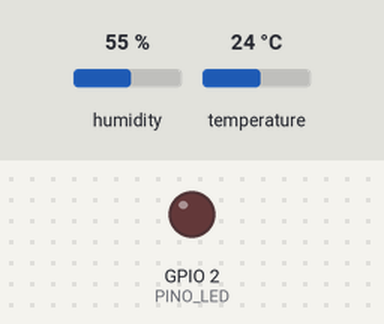
Recording of a sketch running on a simulated ESP32. On the bench: output pins drawn as LEDs (lit = HIGH). Inputs (shaded band) come from the test bench; at power-on: temperature 24 °C, humidity 55 %. WiFi joins after 1.5 s; servers stay silent unless stated; no MQTT or app messages arrive unless stated; what the sketch prints to the serial monitor is not drawn.

Above: at 2.9 s.
3.0 s: temperature set to 27.4 °C
7.0 s: temperature set to 28.8 °C
At 8.7 s:
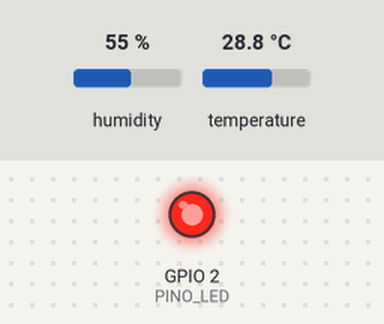
Timing chart, 0 to 10.2 s (numbered marks = the images above; inputs shaded):
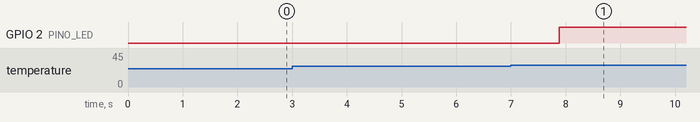

The sketch:

sketch.ino
```cpp
/*
 * ============================================================================
 *  CLOUDTECH SOLUTIONS  |  DATA CENTER GUARD  |  RACK A01 (unidade remota)
 * ============================================================================
 *  Projeto Final - Cloud Computing e Internet das Coisas (Senac - TSI 2026.2)
 *  Equipe: Cauã Brandão, Fernando Siqueira e Igor Aldivan
 *
 *  O que este firmware faz (ESP32 simulado no Wokwi):
 *   1. Lê a temperatura do DHT22 (GPIO 15) LOCALMENTE a cada 1 segundo.
 *   2. Publica 1 medida no feed "temperatura" do Adafruit IO a cada 4 segundos
 *      (60 s / 4 s = 15 pontos/min = 50% da cota gratuita de 30 pontos/min).
 *   3. Escuta o feed "led" (Toggle do Adafruit IO e botão do index.html) sem
 *      delay() bloqueante: mqtt.readSubscription(1000) dentro de um laço for.
 *   4. EDGE COMPUTING: se a temperatura chegar a >= 28 °C, o próprio ESP32
 *      liga o exaustor (LED no GPIO 2) e publica "1" no feed "led".
 *   5. TRAVA TÉRMICA: com a sala >= 28 °C, um pedido de desligar ("0") é
 *      recusado; o LED continua aceso e o ESP32 publica "1" de volta, fazendo
 *      os botões das duas telas "pularem" de volta para LIGADO.
 *   6. RETORNO AUTOMÁTICO: quando a sala esfria (< 28 °C), o ESP32 apaga o LED
 *      e publica "0", devolvendo os botões para DESLIGADO.
 *   7. FILTRO ANTI-ECO: o broker devolve ao ESP32 as mensagens que ele mesmo
 *      publicou no feed "led". A flag ignorarEco descarta esse eco.
 *
 *  Bibliotecas (Library Manager do Wokwi / arquivo libraries.txt):
 *   - Adafruit MQTT Library
 *   - DHT sensor library for ESPx
 *
 *  SEGURANÇA: a chave real do Adafruit IO só deve ser colocada localmente na
 *  hora da apresentação. No Wokwi público e no AVA fica "SUA_CHAVE_AQUI".
 * ============================================================================
 */

#include <WiFi.h>
#include "Adafruit_MQTT.h"
#include "Adafruit_MQTT_Client.h"
#include "DHTesp.h"

// ---------------------------------------------------------------------------
// 1) CONFIGURAÇÕES DE REDE E DA NUVEM
// ---------------------------------------------------------------------------
#define WLAN_SSID       "Wokwi-GUEST"     // Wi-Fi virtual do Wokwi (sem senha)
#define WLAN_PASS       ""
#define WLAN_CANAL      6                 // canal 6 = conexão instantânea no Wokwi

#define AIO_SERVER      "io.adafruit.com"
#define AIO_SERVERPORT  1883              // MQTT sem TLS (o Wokwi-GUEST permite)
#define AIO_USERNAME    "SEU_USUARIO_AQUI"
#define AIO_KEY         "SUA_CHAVE_AQUI"

// ---------------------------------------------------------------------------
// 2) HARDWARE E REGRAS DE NEGÓCIO
// ---------------------------------------------------------------------------
#define PINO_DHT            15     // DHT22 -> SDA no GPIO 15
#define PINO_LED            2      // LED vermelho (exaustor) -> resistor 220 Ω -> GPIO 2
#define LIMITE_TEMP         28.0   // °C: a partir daqui o Edge assume o controle
#define CICLOS_POR_ENVIO    4      // 4 ciclos de 1 s = 1 publicação a cada 4 s
#define JANELA_ECO_MS       5000   // tempo máximo para o eco voltar do broker

// ---------------------------------------------------------------------------
// 3) OBJETOS DE REDE, MQTT E SENSOR
// ---------------------------------------------------------------------------
WiFiClient client;
Adafruit_MQTT_Client mqtt(&client, AIO_SERVER, AIO_SERVERPORT, AIO_USERNAME, AIO_KEY);

// Feed de telemetria (somente publica)
Adafruit_MQTT_Publish temp_feed = Adafruit_MQTT_Publish(&mqtt, AIO_USERNAME "/feeds/temperatura");

// Feed do exaustor: o ESP32 OUVE (cliques humanos) e também PUBLICA
// (para mover os botões sozinho nas duas telas). Por isso, dois objetos.
Adafruit_MQTT_Subscribe led_sub = Adafruit_MQTT_Subscribe(&mqtt, AIO_USERNAME "/feeds/led");
Adafruit_MQTT_Publish   led_pub = Adafruit_MQTT_Publish(&mqtt, AIO_USERNAME "/feeds/led");

DHTesp dht;

// ---------------------------------------------------------------------------
// 4) VARIÁVEIS DE ESTADO
// ---------------------------------------------------------------------------
float temperaturaAtual = NAN;   // última leitura válida do DHT22
float umidadeAtual     = NAN;
bool  ledLigado        = false; // estado físico do exaustor (LED)
bool  emEmergencia     = false; // true enquanto a sala estiver >= 28 °C

// Filtro anti-eco: guarda o que o ESP32 acabou de publicar no feed "led"
bool          ignorarEco    = false;
char          valorEco      = '0';  // '1' ou '0'
unsigned long instanteEco   = 0;

// Sincronização: quando conecta (ou reconecta) o ESP32 publica o estado real
// do LED para que as duas telas nunca mostrem algo diferente do hardware.
bool precisaSincronizar = true;

unsigned long totalPublicacoes = 0;

// ---------------------------------------------------------------------------
// 5) FUNÇÕES AUXILIARES
// ---------------------------------------------------------------------------

// Liga/desliga o exaustor fisicamente (só escreve no pino se mudou)
void acionarExaustor(bool ligar, const char *motivo) {
  if (ligar == ledLigado) return;
  ledLigado = ligar;
  digitalWrite(PINO_LED, ligar ? HIGH : LOW);
  Serial.printf("[EXAUSTOR] %s  (%s)\n", ligar ? "LIGADO" : "DESLIGADO", motivo);
}

// Publica "1" ou "0" no feed led e arma o filtro anti-eco
void publicarLed(bool ligado) {
  const char *valor = ligado ? "1" : "0";
  if (!mqtt.connected()) {          // sem nuvem: sincroniza quando voltar
    precisaSincronizar = true;
    return;
  }
  if (led_pub.publish(valor)) {
    ignorarEco  = true;              // o broker vai devolver esta mensagem
    valorEco    = valor[0];
    instanteEco = millis();
    precisaSincronizar = false;
    Serial.printf("[MQTT] feed led <- \"%s\" (sincronizando as duas telas)\n", valor);
  } else {
    precisaSincronizar = true;
    Serial.println("[MQTT] falha ao publicar no feed led (tentará de novo)");
  }
}

// Lê o DHT22. resetTimer() força uma leitura nova a cada 1 s no simulador
// (a biblioteca, por padrão, só relê o DHT22 a cada 2 s).
void lerSensor() {
  dht.resetTimer();
  TempAndHumidity leitura = dht.getTempAndHumidity();
  if (dht.getStatus() != DHTesp::ERROR_NONE || isnan(leitura.temperature)) {
    Serial.printf("[DHT22] leitura inválida (%s) - mantendo a última válida\n",
                  dht.getStatusString());
    return;
  }
  temperaturaAtual = leitura.temperature;
  umidadeAtual     = leitura.humidity;
}

// DESAFIO 2 - EDGE COMPUTING: decisão tomada no próprio ESP32, sem nuvem
void verificarRegraEdge() {
  if (isnan(temperaturaAtual)) return;

  if (temperaturaAtual >= LIMITE_TEMP) {
    if (!emEmergencia) {
      // Acabou de entrar em emergência: liga e avisa as duas telas
      emEmergencia = true;
      Serial.printf("\n[EDGE] >>> ALERTA TÉRMICO: %.1f °C >= %.1f °C <<<\n",
                    temperaturaAtual, LIMITE_TEMP);
      acionarExaustor(true, "disparo automático Edge");
      publicarLed(true);
    } else {
      acionarExaustor(true, "sala continua quente");  // garante LED aceso
    }
  } else if (emEmergencia) {
    // Esfriou: sai da emergência, apaga sozinho e avisa as duas telas
    emEmergencia = false;
    Serial.printf("\n[EDGE] Temperatura normalizada: %.1f °C < %.1f °C\n",
                  temperaturaAtual, LIMITE_TEMP);
    acionarExaustor(false, "retorno automático ao esfriar");
    publicarLed(false);
  }
}

// DESAFIO 3 - Trata um comando que chegou pelo feed "led"
void tratarComando(const char *mensagem) {
  // Aceita "1"/"0" e também "ON"/"OFF" (qualquer combinação de maiúsculas)
  bool pedidoLigar;
  if (strcmp(mensagem, "1") == 0 || strcasecmp(mensagem, "ON") == 0) {
    pedidoLigar = true;
  } else if (strcmp(mensagem, "0") == 0 || strcasecmp(mensagem, "OFF") == 0) {
    pedidoLigar = false;
  } else {
    Serial.printf("[MQTT] comando desconhecido ignorado: \"%s\"\n", mensagem);
    return;
  }

  // FILTRO ANTI-ECO: é a própria mensagem que o ESP32 acabou de publicar?
  if (ignorarEco && (millis() - instanteEco) < JANELA_ECO_MS &&
      (pedidoLigar ? '1' : '0') == valorEco) {
    ignorarEco = false;
    Serial.printf("[ANTI-ECO] \"%s\" é eco da nossa publicação - ignorado\n", mensagem);
    return;
  }
  ignorarEco = false;  // janela expirou ou chegou outro valor: desarma o filtro

  Serial.printf("[COMANDO] Pedido recebido: %s (sala a %.1f °C)\n",
                pedidoLigar ? "LIGAR" : "DESLIGAR", temperaturaAtual);

  if (pedidoLigar) {
    acionarExaustor(true, "comando manual");
  } else if (!isnan(temperaturaAtual) && temperaturaAtual >= LIMITE_TEMP) {
    // TRAVA DE SEGURANÇA TÉRMICA: recusa o desligamento com a sala quente
    Serial.println("[TRAVA] Desligamento RECUSADO: sala >= 28 °C. "
                   "Exaustor continua LIGADO e o botão volta para 1.");
    acionarExaustor(true, "trava térmica");
    publicarLed(true);   // faz o botão "pular de volta" nas duas telas
  } else {
    acionarExaustor(false, "comando manual");
  }
}

// DESAFIO 4 - Publica 1 medida de temperatura (chamado a cada 4 s)
void publicarTemperatura() {
  if (isnan(temperaturaAtual)) return;
  if (temp_feed.publish(temperaturaAtual, 1)) {   // 1 casa decimal
    totalPublicacoes++;
    Serial.printf("[TELEMETRIA #%lu] temperatura <- %.1f °C | umidade %.0f%% | "
                  "exaustor %s | modo %s\n",
                  totalPublicacoes, temperaturaAtual, umidadeAtual,
                  ledLigado ? "LIGADO" : "DESLIGADO",
                  emEmergencia ? "EDGE/TRAVA" : "MANUAL");
  } else {
    Serial.println("[TELEMETRIA] falha ao publicar temperatura");
  }
}

// Garante o Wi-Fi conectado (canal 6 = conexão rápida no Wokwi)
void conectarWiFi() {
  if (WiFi.status() == WL_CONNECTED) return;
  Serial.print("[WiFi] Conectando a " WLAN_SSID);
  WiFi.begin(WLAN_SSID, WLAN_PASS, WLAN_CANAL);
  while (WiFi.status() != WL_CONNECTED) {
    delay(250);
    Serial.print(".");
  }
  Serial.print(" OK! IP: ");
  Serial.println(WiFi.localIP());
}

// Conecta ao broker MQTT do Adafruit IO. Enquanto a nuvem estiver fora,
// o ESP32 CONTINUA protegendo o rack (Edge funciona mesmo offline).
void MQTT_connect() {
  if (mqtt.connected()) return;
  conectarWiFi();

  Serial.print("[MQTT] Conectando ao Adafruit IO... ");
  int8_t ret;
  while ((ret = mqtt.connect()) != 0) {
    Serial.printf("erro: %s. Nova tentativa em 3 s (Edge segue ativo)\n",
                  mqtt.connectErrorString(ret));
    mqtt.disconnect();
    for (int i = 0; i < 3; i++) {   // 3 s de espera sem abandonar o rack
      lerSensor();
      verificarRegraEdge();
      delay(1000);
    }
    conectarWiFi();
  }
  Serial.println("conectado!");
  precisaSincronizar = true;          // republica o estado real do LED
}

// ---------------------------------------------------------------------------
// 6) SETUP
// ---------------------------------------------------------------------------
void setup() {
  Serial.begin(115200);
  delay(200);
  Serial.println("\n==============================================");
  Serial.println("  CloudTech Solutions - Data Center Guard A01");
  Serial.println("  ESP32 + DHT22 + Exaustor | Adafruit IO MQTT");
  Serial.println("==============================================");

  pinMode(PINO_LED, OUTPUT);
  digitalWrite(PINO_LED, LOW);

  dht.setup(PINO_DHT, DHTesp::DHT22);

  mqtt.subscribe(&led_sub);           // a inscrição precisa vir antes do connect

  conectarWiFi();
  lerSensor();                        // primeira leitura antes de ir para a nuvem
  verificarRegraEdge();
}

// ---------------------------------------------------------------------------
// 7) LOOP PRINCIPAL - ciclo padrão de 4 segundos
// ---------------------------------------------------------------------------
void loop() {
  MQTT_connect();

  // Ao (re)conectar, publica o estado real do LED para alinhar as duas telas
  if (precisaSincronizar) {
    publicarLed(ledLigado);
  }

  // 4 ciclos de 1 s = 4 s entre cada envio de temperatura (15 pontos/min)
  for (int i = 0; i < CICLOS_POR_ENVIO; i++) {

    // DESAFIO 1: leitura local do DHT22 a cada 1 s
    lerSensor();

    // DESAFIO 2: regra Edge (liga sozinho em até 1 s ao passar de 28 °C)
    verificarRegraEdge();

    // DESAFIO 3: escuta cliques por até 1000 ms (substitui o delay(1000))
    unsigned long inicioEscuta = millis();
    Adafruit_MQTT_Subscribe *subscription;
    while ((subscription = mqtt.readSubscription(1000))) {
      if (subscription == &led_sub) {
        tratarComando((char *)led_sub.lastread);
      }
    }
    // Se a conexão caiu, readSubscription volta na hora: mantém o ritmo de 1 s
    unsigned long decorrido = millis() - inicioEscuta;
    if (decorrido < 1000) delay(1000 - decorrido);
  }

  // DESAFIO 4: passados os 4 segundos, publica 1 medida de temperatura
  publicarTemperatura();
}
```

Measured:
- the behaviour switches between 27.9 and 28 °C on temperature (found by bisection; images 0 and 1)
- after the input at 3.0 s, every drawn part: stays the same
- after the input at 7.0 s, GPIO 2 (PINO_LED): LOW → HIGH after 0.88 s
